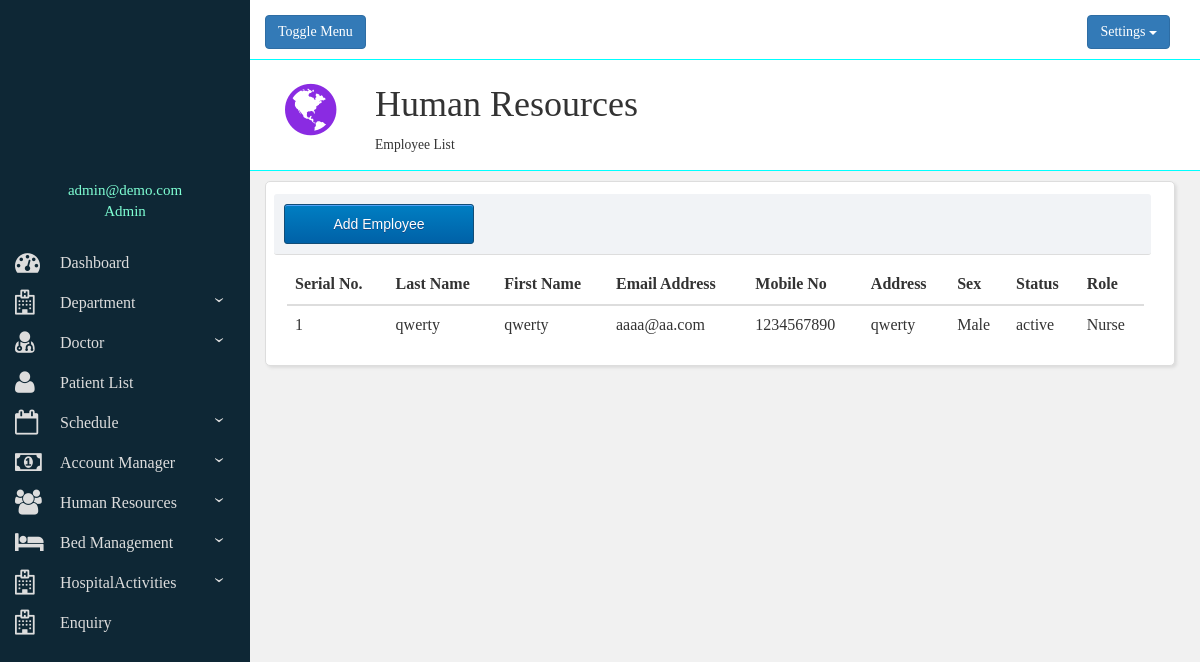
Screenshot of /employee-list.php (signed in) with the database file from the repository.
### tables this page shows
CREATE TABLE `employee` (
  `id` int(11) NOT NULL,
  `lname` varchar(15) NOT NULL,
  `fname` varchar(15) NOT NULL,
  `email` varchar(40) NOT NULL,
  `sex` varchar(6) NOT NULL,
  `dob` date NOT NULL,
  `mobile` varchar(10) NOT NULL,
  `blood_group` varchar(3) NOT NULL,
  `address` varchar(100) NOT NULL,
  `role` varchar(15) NOT NULL,
  `status` varchar(8) NOT NULL
);

### employee-list.php (the view, shortened to what this page needs)
<?php
 include("structure.php");
?>
        <div id="change">
        	<div class="row bbtm">
              <div class="col-lg-12">
                <div class="header-icon"><i class="fa fa-globe" aria-hidden="true"></i></div>
                  <div class="header-title">
                    <h1>Human Resources</h1>
                    <small>Employee List</small>
                  </div>
              </div>
            </div>
            <div class="container-fluid relative" style="margin-top: 10px;margin-right: 30px;">
        			  <div class="row" style="padding: 10px;">
        			    <div class="col-sm-12 mbutton">
                    <a href="add-employee.php"><input type="button" class="myButton" value="Add Employee"></a>
        			    </div>
        			  </div>
        			  <div class="row" id="viewall" style="padding-right: 30px;padding-left: 10px;">
                    <?php
                            require("connection.php");
                            $str="select * from employee";
                            $result= mysqli_query($con, $str);
                            $s=1;
                    ?>
                    <table class="table table-hover">
                        <thead>
                          <tr>
                            <th>Serial No.</th>
                            <th>Last Name</th>
                            <th>First Name</th>
                            <th>Email Address</th>
                            <th>Mobile No</th>
                            <th>Address</th>
                            <th>Sex</th>
                            <th>Status</th>
                            <th>Role</th>
                        </tr>
                        </thead>
                        <tbody>
                        <?php
                        while ($row= mysqli_fetch_array($result,MYSQLI_ASSOC)){
                            echo "<tr>";
                            echo "<td>".$s."</td>";
                            echo "<td>".$row['lname']."</td>";
                            echo "<td>".$row['fname']."</td>";
                            echo "<td>".$row['email']."</td>";
                            echo "<td>".$row['mobile']."</td>";
                            echo "<td>".$row['address']."</td>";
                            echo "<td>".$row['sex']."</td>";
                            echo "<td>".$row['status']."</td>";
                            echo "<td>".$row['role']."</td>";
                            echo "</tr>";
                            $s++;
                        }
                        ?>
                        </tbody>
                      </table>
        			  </div>
        			</div>
          </div>
      </div>
    </div>
  </div>
</body>

### css/addacc.css (style rules this page uses)
div.relative { position:relative; background-color:#FFFFFF; padding-top:10px; padding-left:26px; border-radius:5px; box-shadow: 2px 2px 3px #DDDDDD; border-style:solid; border-color:#DDDDDD; border-width:1px; }
div { font-family:calibri; font-size:16px; }
td { padding-top:10px; }
.mbutton { margin-left:-13px; margin-top:-8px; background-color:#F1F3F6; border-radius:3px; padding:10px; margin-right:5px; border-bottom-width:1px; border-bottom-color:#DDDDDD; border-bottom-style:solid; }
.myButton { -moz-box-shadow:inset 0px 1px 0px 0px #54a3f7; -webkit-box-shadow:inset 0px 1px 0px 0px #54a3f7; box-shadow:inset 0px 1px 0px 0px #54a3f7; background:-webkit-gradient(linear, left top, left bottom, color-stop(0.05, #007dc1), color-stop(1, #0061a7)); background:-moz-linear-gradient(top, #007dc1 5%, #0061a7 100%); background:-webkit-linear-gradient(top, #007dc1 5%, #0061a7 100%); background:-o-linear-gradient(top, #007dc1 5%, #0061a7 100%); background:-ms-linear-gradient(top, #007dc1 5%, #0061a7 100%); background:linear-gradient(to bottom, #007dc1 5%, #0061a7 100%); filter:progid:DXImageTransform.Microsoft.gradient(startColorstr='#007dc1', endColorstr='#0061a7',GradientType=0); background-color:#007dc1; -moz-border-radius:3px; -webkit-border-radius:3px; border-radius:3px; border:1px solid #124d77; display:inline-block; cursor:pointer; color:#ffffff; font-family:Arial; font-size:14px; padding:6px 24px; text-decoration:none; text-shadow:0px 1px 0px #154682; width:190px; height:40px; }

### structure.php (style rules this page uses)
i { padding-right: 15px; font-size: 25px; }
.bbtm { border-bottom-style: solid; padding-bottom: 10px; border-width: 0.2px; border-bottom-color: aqua; background-color: #fff; }
.header-icon { float: left; padding: 20px; color: blueviolet; font-size: 60px; line-height: 60px; }
.header-title { padding: 5px 0px 5px 10px; height: 100px; margin-left: 100px; }

### rows the page displays
employee: lname "qwerty", fname "qwerty", email "aaaa@aa.com", mobile "1234567890", address "qwerty", sex "Male", status "active", role "Nurse"

### other values shown
$_SESSION['email'] "admin@demo.com"
$_SESSION['role'] "Admin"
